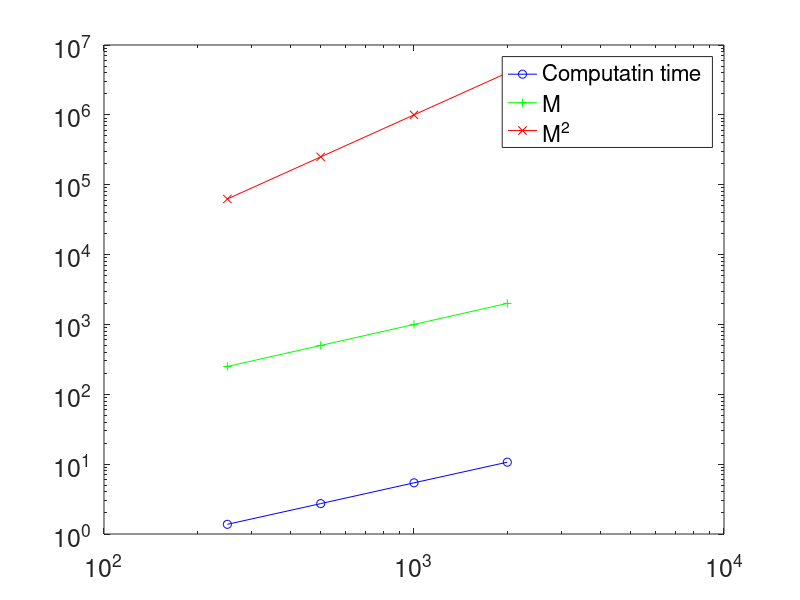

Source code (MATLAB):
M = [250, 500, 1000, 2000]';
T = [1.375889
2.722083
5.403277
10.671555];


figure (1)
loglog(M,T,'b-o');
hold on
loglog(M,M,'g-+')
loglog(M,M.^2,'r-x')
legend({'Computatin time','M','M^2'},'location','best')
set(gca,'fontsize',18)
